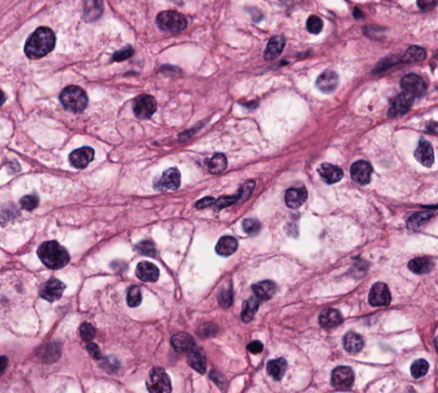
#> input picture sample_2.png, 438 x 393 px, found by its file name
$ python cell_detection.py
#> lines starting #> are read from the running program, lines starting #| are printed output that depends on the picture; after the words box and inside, x2 and y2 are one past the last pixel; in counts of white or black regions, pixels touching at a corner belong together
### util.py
#! /usr/bin python3
# -*- coding: utf-8 -*-

import cv2
from matplotlib import pyplot as plt
from skimage.segmentation import clear_border


# Reading an image and returning the image
def read_image(path):
#> called with path = '/home/renos/Pictures/sample_2.png'
    return cv2.imread(path)
#> returned value is the input picture: shape (393, 438, 3); mean B, G, R 165.2, 130.1, 184.9


# Remove cells that are touching the edge of the image (if is needed)
def clear_borders(image):
    return clear_border(image)


# Showing two images by using Matplotlib library
# [5 lines left out: function show_2_images_with_matplot, not called in this run]


# Showing two images by using Matplotlib library
def show_4_images_with_matplot(image1, image2, image3, image4, title1, title2, title3, title4):
    plt.figure(figsize=(20, 12))
    plt.subplot(221), plt.imshow(image1, cmap='gray'), plt.title(title1)
    plt.subplot(222), plt.imshow(image2, cmap='gray'), plt.title(title2)
    plt.subplot(223), plt.imshow(image3, cmap='gray'), plt.title(title3)
    plt.subplot(224), plt.imshow(image4, cmap='gray'), plt.title(title4)
    plt.show()


# [10 lines left out: function show_6_images_with_matplot, not called in this run]


# Showing the image by using OpenCV
def show_image_with_matplot(image1):
    plt.imshow(image1, cmap='gray'), plt.title("Given Image")
    plt.show()

### cell_detection.py
#! /usr/bin python3
# -*- coding: utf-8 -*-

import numpy as np
from skimage import color
from util import *


# class ImagesCategory

def convert_to_gray_scale(given_image):
    image_to_gray = cv2.cvtColor(given_image, cv2.COLOR_BGR2GRAY)
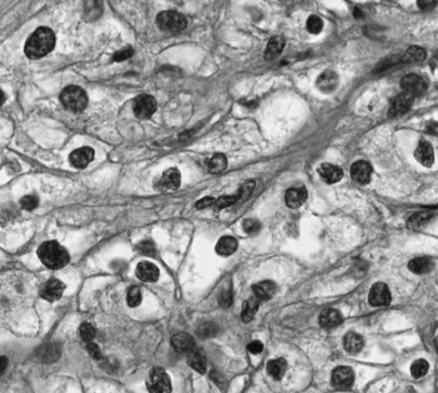
#> image_to_gray: shape (393, 438); min 12, max 249, mean 150.5
    return image_to_gray


def plot_an_image(given_image):
    show_image_with_matplot(given_image)


def plot_2_images(image1, image2, title1, title2):
    show_2_images_with_matplot(image1, image2, title1, title2)


def plot_4_images(image1, image2, image3, image4, title1, title2, title3, title4):
    show_4_images_with_matplot(image1, image2, image3, image4, title1, title2, title3, title4)


def image_preprocessing(given_image):
    image_gray_scale = convert_to_gray_scale(given_image)
    _, image_threshold_bw = cv2.threshold(image_gray_scale, 100, 255, cv2.THRESH_OTSU)
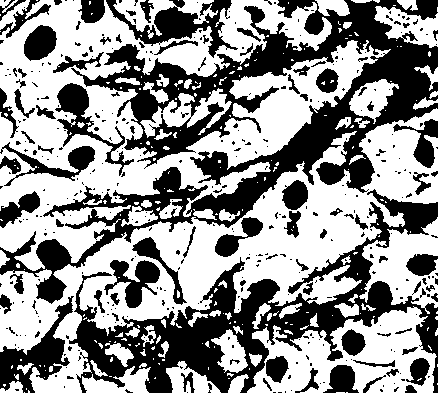
#> image_threshold_bw: shape (393, 438); 57.5% white; 399 black regions (309 under 20 px), largest, box (x1, y1, x2, y2) and area: (0, 0, 438, 304) 30982, (69, 189, 438, 393) 18903, (106, 0, 238, 58) 2487

    kernel = np.ones((3, 3), np.uint8)
    image_morph = cv2.morphologyEx(image_threshold_bw, cv2.MORPH_CLOSE, kernel, iterations=3)
#> image_morph: shape (393, 438); 72.7% white; 95 black regions, largest, box (x1, y1, x2, y2) and area: (242, 2, 438, 125) 7161, (193, 98, 351, 214) 4273, (128, 315, 230, 393) 4214
    image_mask = 255 - image_morph

    background = cv2.dilate(image_mask, kernel, iterations=2)
#> background: shape (393, 438); 38.7% white; 62 white regions, largest, box (x1, y1, x2, y2) and area: (75, 269, 290, 393) 11005, (240, 0, 438, 127) 9681, (151, 96, 375, 216) 8811

    dist_transform = cv2.distanceTransform(image_mask, cv2.DIST_L2, 3)
    _, foreground = cv2.threshold(dist_transform, 0.285 * dist_transform.max(), 255, 0)
#> foreground: shape (393, 438) float32; 8.8% white; 80 white regions (23 under 20 px), largest, box (x1, y1, x2, y2) and area: (357, 48, 427, 120) 1836, (159, 320, 225, 388) 1542, (278, 103, 346, 168) 1329
    the_unknown_image = background - foreground
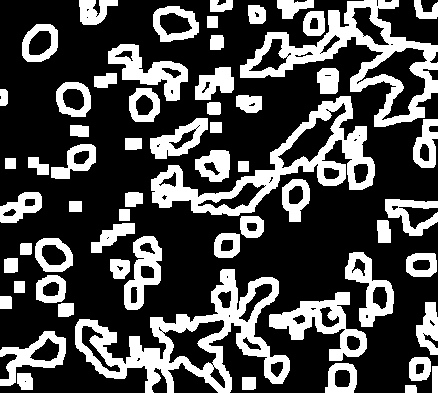
#> the_unknown_image: shape (393, 438) float32; 29.9% white; 62 white regions, largest, box (x1, y1, x2, y2) and area: (75, 269, 290, 393) 8038, (240, 0, 438, 127) 6512, (151, 96, 375, 216) 6412
    foreground = np.uint8(foreground)

    plot_4_images(given_image, image_gray_scale, image_morph, image_mask, "Pure Image", "Gray Scale", "Morph Image", "Image Mask")
    return foreground, the_unknown_image


def markers_creation(foreground, the_unknown_image):
    _, image_markers = cv2.connectedComponents(foreground, connectivity=8)
#> image_markers: shape (393, 438) int32; 81 distinct labels, from 0 to 80
    image_markers = image_markers + 10
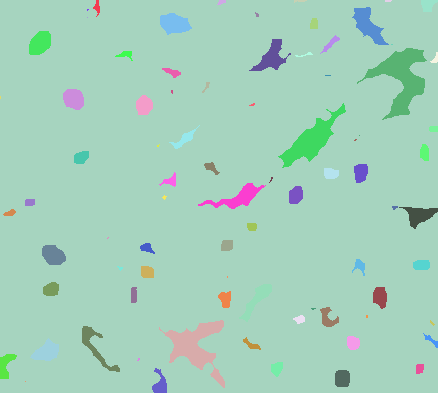
#> image_markers: shape (393, 438) int32; 81 distinct labels, from 10 to 90; one colour per label, 0 black
    image_markers[the_unknown_image == 255] = 0
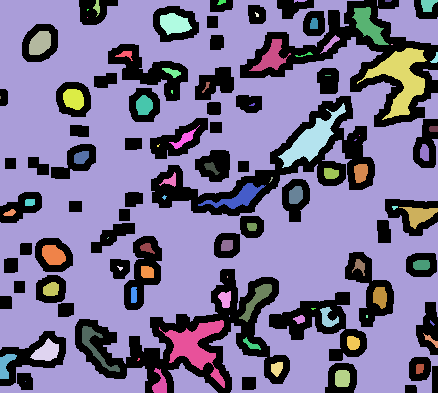
#> image_markers: shape (393, 438) int32; 82 distinct labels, from 0 to 90; one colour per label, 0 black

    # show_image_with_matplot(image_markers)
    return image_markers


def watershed(pure_image, image_markers):
    image_markers = cv2.watershed(pure_image, image_markers)
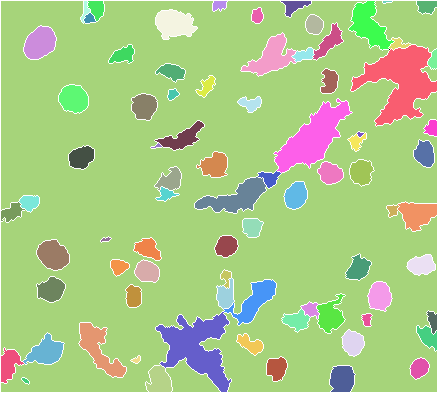
#> image_markers: shape (393, 438) int32; 82 distinct labels, from -1 to 90; one colour per label, 0 black, -1 white
    pure_image[image_markers == -1] = [0, 255, 0]
#> pure_image: shape (393, 438, 3); 4.46% of pixels changed, all inside (x1, y1, x2, y2) = (0, 0, 438, 393)
    image_label2rgb = color.label2rgb(image_markers, bg_label=0)
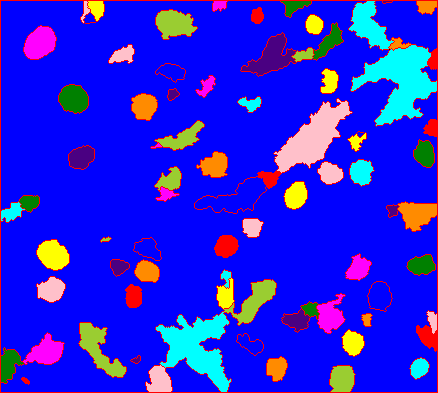
#> image_label2rgb: shape (393, 438, 3) float64; mean R, G, B 0.149, 0.123, 0.864

    plot_an_image(pure_image)


if __name__ == '__main__':
    # image_path = '/home/renos/Pictures/sample_3.png'
    image_path = '/home/renos/Pictures/sample_2.png'
    image = read_image(image_path)

    foreground, the_unknown_image = image_preprocessing(image)
    image_markers = markers_creation(foreground, the_unknown_image)
    watershed(image, image_markers)

$ run again, with sample_3.png copied over sample_2.png
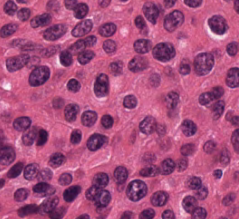
#> input picture sample_3.png, 239 x 219 px, found by its file name
#> in read_image, returned value is the input picture: shape (219, 239, 3); mean B, G, R 126, 79.5, 168.2
#> in image_preprocessing, `_, image_threshold_bw = cv2.threshold(image_gray_scale, 100, 255, cv2...`:
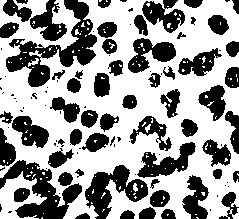
#> image_threshold_bw: shape (219, 239); 60.4% white; 109 black regions (49 under 20 px), largest, box (x1, y1, x2, y2) and area: (6, 0, 97, 87) 2533, (0, 160, 82, 219) 1971, (85, 165, 148, 219) 1508
#> image_morph: shape (219, 239); 75.3% white; 64 black regions, largest, box (x1, y1, x2, y2) and area: (18, 180, 66, 219) 914, (139, 143, 195, 177) 738, (89, 172, 111, 219) 646
#> background: shape (219, 239); 40.9% white; 41 white regions, largest, box (x1, y1, x2, y2) and area: (12, 172, 83, 219) 2113, (50, 96, 110, 153) 1538, (87, 164, 131, 219) 1383
#> the_unknown_image: shape (219, 239) float32; 32.6% white; 41 white regions, largest, box (x1, y1, x2, y2) and area: (12, 172, 83, 219) 1518, (50, 96, 110, 153) 1266, (87, 164, 131, 219) 1011
#> pure_image: shape (219, 239, 3); 7.66% of pixels changed, all inside (x1, y1, x2, y2) = (0, 0, 239, 219)
#> in watershed, `image_label2rgb = color.label2rgb(image_markers, bg_label=0)`:
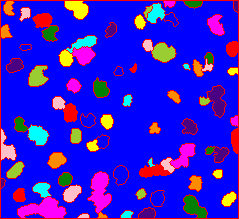
#> image_label2rgb: shape (219, 239, 3) float64; mean R, G, B 0.207, 0.0892, 0.819
